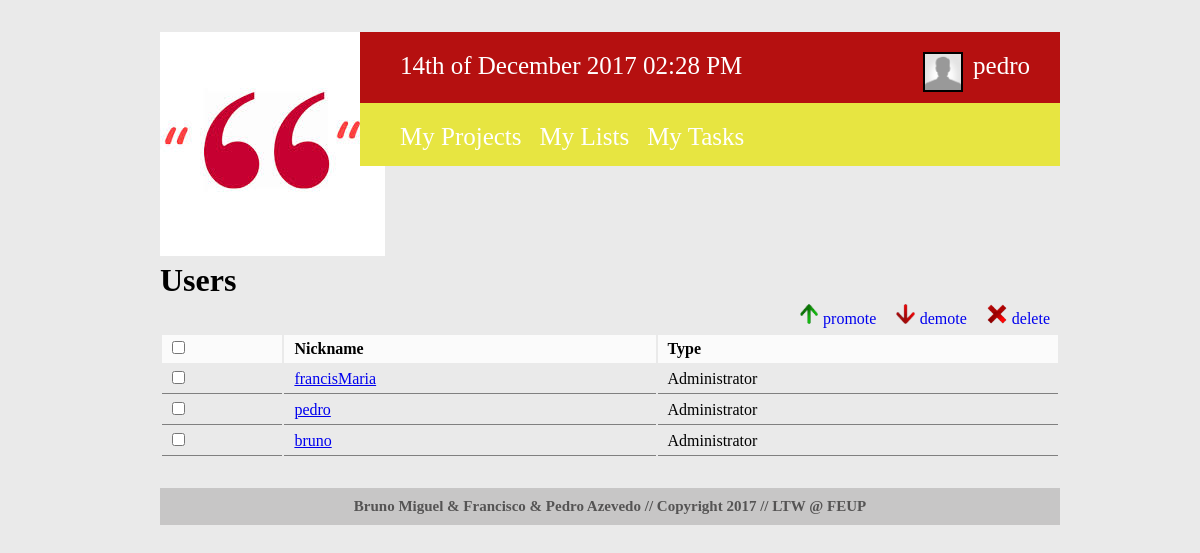
The app's page /users_page.php (signed in), older data.
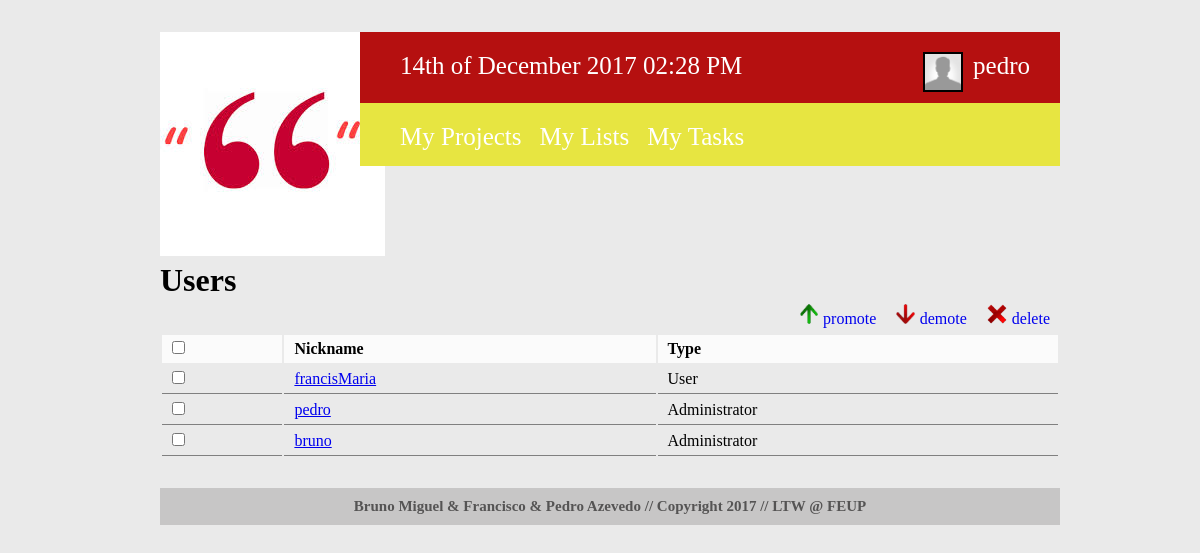
The same page, newer data.
### tables this page shows
CREATE TABLE users (
	USER_ID  	INTEGER PRIMARY KEY AUTOINCREMENT,
	ROLE 		INTEGER,
	USERNAME 	VARCHAR(30) NOT NULL,
	PASSWORD 	VARCHAR(30) NOT NULL,
	EMAIL 		TEXT NOT NULL,
	FIRST_NAME	VARCHAR(30) NOT NULL,
	LAST_NAME 	VARCHAR(70) NOT NULL,
	BDAY		INTEGER NOT NULL,
	BMONTH		TEXT NOT NULL,
	BYEAR		INTEGER NOT NULL,
	IMG_NAME	TEXT
);

### database/db.php (called while the page is built, shortened)
<?php
    class Database {
        private $database;
        public function __construct($sqlite_file_path) {
            try {
                $this->base_path = $_SERVER['SERVER_NAME'] . $_SERVER['PHP_SELF'];
                $this->database = new PDO('sqlite:' . $sqlite_file_path);
                $this->database->setAttribute(PDO::ATTR_ERRMODE, PDO::ERRMODE_EXCEPTION);
            }
            catch (PDOException $e) {
                echo 'Connection to database failed: ' . $e->getMessage();
            }
        }
		public function get_users() {
			$statement = $this->database->prepare('SELECT * FROM users');
			$statement->execute();
			return $statement->fetchAll();
		  }
    }
?>

### templates/html_list_users.php (the view, shortened to what this page needs)
<form>
  <table class="list userslist" id="<? echo $users_section; ?>table">
    <tr>
      <td><input class="checkboxcontrol" type="checkbox"/></td>
      <td>Nickname</td>
      <td>Type</td>
    </tr><?
    foreach ($users_list as $user) {
      echo '<tr>';
      echo '<td><input id="' . $user['USER_ID'] . '" type="checkbox"/></td>';
      echo '<td><a href="profile_page.php?id=' . $user['USER_ID'] . '">' . $user['USERNAME'] . '</a></td>';
      echo '<td id="usertype">';
      switch ($user['ROLE']) {
        case 1:
          echo 'Administrator';
          break;
        case 3:
          echo 'User';
          break;
      }
      echo '</td>';
      echo '</tr>';
    }
?></table>
</form>

Row changes from the older to the newer data that the page shows:
changed users "francisMaria": ROLE "Administrator" → "User"
